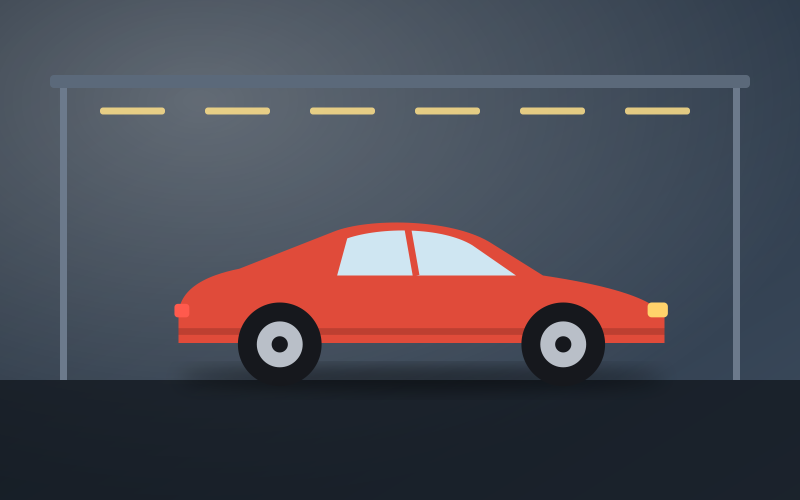
#> input picture themes/ill/_oto_servis1.png, 1600 x 1000 px (shown at 1/2 size)
$ python make_ill.py
#> lines starting #> are read from the running program, lines starting #| are printed output that depends on the picture
#!/usr/bin/env python3
"""Yeni sektörler için özel çizim görseller (SVG -> JPG, 1600x1000). Fotoğraf değil, tutarlı bir düz-çizim dili.
Çalıştır: python3 make_ill.py  -> ../img/<anahtar>.jpg, <anahtar>2.jpg, <anahtar>3.jpg"""
import os, subprocess, random
HERE = os.path.dirname(os.path.abspath(__file__)); OUT = os.path.join(HERE, '..', 'img')
W, H = 1600, 1000

def svg(body, c1, c2, glow='#ffffff'):
    return (f'<svg xmlns="http://www.w3.org/2000/svg" width="{W}" height="{H}" viewBox="0 0 {W} {H}"><defs>'
            f'<linearGradient id="bg" x1="0" y1="0" x2="1" y2="1"><stop offset="0" stop-color="{c1}"/><stop offset="1" stop-color="{c2}"/></linearGradient>'
            f'<radialGradient id="gl" cx=".25" cy=".2" r=".8"><stop offset="0" stop-color="{glow}" stop-opacity=".28"/><stop offset="1" stop-color="{glow}" stop-opacity="0"/></radialGradient>'
            f'<filter id="sh" x="-20%" y="-20%" width="140%" height="160%"><feGaussianBlur stdDeviation="14"/></filter></defs>'
            f'<rect width="{W}" height="{H}" fill="url(#bg)"/><rect width="{W}" height="{H}" fill="url(#gl)"/>{body}</svg>')

def shadow(cx, cy, rx, ry=26, o=.35):
    return f'<ellipse cx="{cx}" cy="{cy}" rx="{rx}" ry="{ry}" fill="#000" opacity="{o}" filter="url(#sh)"/>'

def floor(y, col, o=1):
    return f'<rect y="{y}" width="{W}" height="{H-y}" fill="{col}" opacity="{o}"/>'

def car(x, y, s, body, glass='#cfe6f2', dark='#16181d'):
    # yan görünüm otomobil; (x,y) tekerlek hizası tabanı
    return (f'<g transform="translate({x},{y}) scale({s})">{shadow(380,12,360,18,.45)}'
            f'<path d="M20 -80 C20 -120 60 -140 110 -150 L250 -205 C300 -225 420 -225 480 -190 L560 -140 C640 -128 720 -110 740 -80 L740 -40 L20 -40Z" fill="{body}"/>'
            f'<path d="M270 -195 C320 -212 410 -212 455 -185 L520 -140 L255 -140Z" fill="{glass}"/><path d="M360 -208 L372 -140" stroke="{body}" stroke-width="10"/>'
            f'<rect x="20" y="-62" width="720" height="10" fill="#000" opacity=".16"/>'
            f'<circle cx="170" cy="-38" r="62" fill="{dark}"/><circle cx="170" cy="-38" r="34" fill="#b9bfc8"/><circle cx="170" cy="-38" r="12" fill="{dark}"/>'
            f'<circle cx="590" cy="-38" r="62" fill="{dark}"/><circle cx="590" cy="-38" r="34" fill="#b9bfc8"/><circle cx="590" cy="-38" r="12" fill="{dark}"/>'
            f'<rect x="715" y="-100" width="30" height="22" rx="6" fill="#ffd36b"/><rect x="14" y="-98" width="22" height="20" rx="5" fill="#ff5a4d"/></g>')

def box(x, y, w, h, col, tape=True, sh=True):
    t = f'<rect x="{x+w/2-14}" y="{y}" width="28" height="{h}" fill="#000" opacity=".12"/><rect x="{x}" y="{y}" width="{w}" height="{h*.18}" fill="#000" opacity=".1"/>' if tape else ''
    return (shadow(x+w/2, y+h+6, w*.6, 10, .3) if sh else '') + f'<rect x="{x}" y="{y}" width="{w}" height="{h}" rx="6" fill="{col}"/>{t}'

def wheel(cx, cy, r, tire='#15171c', rim='#c5cbd4', spokes=5):
    sp = ''.join(f'<rect x="{cx-r*.07}" y="{cy-r*.62}" width="{r*.14}" height="{r*.62}" rx="{r*.05}" fill="{rim}" transform="rotate({i*360/spokes} {cx} {cy})"/>' for i in range(spokes))
    return (f'<circle cx="{cx}" cy="{cy}" r="{r}" fill="{tire}"/><circle cx="{cx}" cy="{cy}" r="{r*.72}" fill="#2a2e36"/><circle cx="{cx}" cy="{cy}" r="{r*.66}" fill="{rim}" opacity=".25"/>{sp}'
            f'<circle cx="{cx}" cy="{cy}" r="{r*.16}" fill="{rim}"/>')

def truck(x, y, s, cab, cargo, dark='#16181d'):
    return (f'<g transform="translate({x},{y}) scale({s})">{shadow(430,14,450,18,.45)}'
            f'<rect x="0" y="-330" width="620" height="260" rx="14" fill="{cargo}"/><rect x="0" y="-330" width="620" height="26" fill="#000" opacity=".12"/>'
            f'<path d="M640 -240 L760 -240 C790 -240 800 -222 812 -196 L850 -130 L850 -70 L640 -70Z" fill="{cab}"/><path d="M668 -222 L752 -222 L800 -150 L668 -150Z" fill="#cfe6f2"/>'
            f'<rect x="0" y="-74" width="850" height="22" fill="#000" opacity=".25"/>'
            f'<circle cx="150" cy="-44" r="52" fill="{dark}"/><circle cx="150" cy="-44" r="26" fill="#b9bfc8"/><circle cx="290" cy="-44" r="52" fill="{dark}"/><circle cx="290" cy="-44" r="26" fill="#b9bfc8"/>'
            f'<circle cx="730" cy="-44" r="52" fill="{dark}"/><circle cx="730" cy="-44" r="26" fill="#b9bfc8"/></g>')

def scissors(cx, cy, s, col='#d9dde3', handle='#e6a23c', rot=-25):
    return (f'<g transform="translate({cx},{cy}) rotate({rot}) scale({s})">'
            f'<path d="M-10 -20 L260 -300 L276 -286 L20 4Z" fill="{col}"/><path d="M10 -4 L-260 -300 L-276 -286 L-14 22Z" fill="{col}" opacity=".92"/>'
            f'<circle cx="0" cy="0" r="14" fill="#8b929c"/><ellipse cx="-70" cy="90" rx="62" ry="78" fill="none" stroke="{handle}" stroke-width="26"/>'
            f'<ellipse cx="70" cy="90" rx="62" ry="78" fill="none" stroke="{handle}" stroke-width="26"/></g>')

def mirror(x, y, w, h, frame='#caa469', glass='#e9eef2'):
    return (f'{shadow(x+w/2,y+h+10,w*.55,12,.3)}<rect x="{x-18}" y="{y-18}" width="{w+36}" height="{h+36}" rx="{w/2+18}" fill="{frame}"/>'
            f'<rect x="{x}" y="{y}" width="{w}" height="{h}" rx="{w/2}" fill="{glass}"/><path d="M{x+w*.2} {y+h*.8} L{x+w*.55} {y+h*.15}" stroke="#fff" stroke-width="22" opacity=".55" stroke-linecap="round"/>')

def roll(x, y, w, r, col, dark):
    return (f'{shadow(x+w/2, y+r*2+8, w*.6, 12, .3)}<rect x="{x}" y="{y}" width="{w}" height="{r*2}" rx="{r}" fill="{col}"/>'
            f'<ellipse cx="{x+w}" cy="{y+r}" rx="{r*.45}" ry="{r}" fill="{dark}"/><ellipse cx="{x+w}" cy="{y+r}" rx="{r*.16}" ry="{r*.36}" fill="#e8dcc6"/>'
            + ''.join(f'<path d="M{x+i*w/7} {y+4} L{x+i*w/7+12} {y+r*2-4}" stroke="#fff" stroke-width="3" opacity=".12"/>' for i in range(1, 7)))

def bag(x, y, w, h, col, handle='#222'):
    return (f'{shadow(x+w/2,y+h+8,w*.6,12,.3)}<path d="M{x+w*.28} {y+h*.12} C{x+w*.28} {y-h*.1} {x+w*.72} {y-h*.1} {x+w*.72} {y+h*.12}" fill="none" stroke="{handle}" stroke-width="12" stroke-linecap="round"/>'
            f'<path d="M{x} {y+h*.1} L{x+w} {y+h*.1} L{x+w*.94} {y+h} L{x+w*.06} {y+h}Z" fill="{col}"/><rect x="{x}" y="{y+h*.1}" width="{w}" height="{h*.1}" fill="#000" opacity=".1"/>')

def spray(x, y, s, body, cap):
    return (f'<g transform="translate({x},{y}) scale({s})">{shadow(80,320,110,14,.3)}<rect x="10" y="90" width="140" height="230" rx="28" fill="{body}" opacity=".92"/>'
            f'<rect x="30" y="170" width="100" height="90" rx="8" fill="#fff" opacity=".85"/><rect x="45" y="190" width="70" height="10" rx="4" fill="{cap}"/><rect x="45" y="212" width="50" height="8" rx="4" fill="#9aa4ae"/>'
            f'<rect x="50" y="60" width="60" height="40" fill="{cap}"/><path d="M50 60 L50 30 L150 30 L150 52 L110 52 L110 60Z" fill="{cap}"/></g>')

def bubbles(seed, n, x0, x1, y0, y1, col='#fff'):
    r = random.Random(seed); out = ''
    for _ in range(n):
        x, y, rr = r.uniform(x0, x1), r.uniform(y0, y1), r.uniform(10, 46)
        out += f'<circle cx="{x:.0f}" cy="{y:.0f}" r="{rr:.0f}" fill="{col}" opacity=".16"/><circle cx="{x-rr*.3:.0f}" cy="{y-rr*.3:.0f}" r="{rr*.22:.0f}" fill="#fff" opacity=".5"/>'
    return out

def leaf(x, y, s, rot, col):
    return f'<path transform="translate({x},{y}) rotate({rot}) scale({s})" d="M0 0 C60 -60 140 -50 190 0 C140 50 60 60 0 0Z" fill="{col}"/>'

def stones(x, y, col):
    return ''.join(f'{shadow(x+ox, y+oy+34, 90*k, 10, .3)}<ellipse cx="{x+ox}" cy="{y+oy}" rx="{90*k}" ry="{38*k}" fill="{col}"/><ellipse cx="{x+ox-10}" cy="{y+oy-8}" rx="{60*k}" ry="{18*k}" fill="#fff" opacity=".14"/>' for ox, oy, k in ((0, 0, 1.2), (20, -64, 1.0), (10, -118, .78)))

def cone(x, y, s):
    return (f'<g transform="translate({x},{y}) scale({s})">{shadow(70,0,95,10,.35)}<path d="M25 0 L115 0 L88 -190 L52 -190Z" fill="#ff7a1a"/><rect x="0" y="-8" width="140" height="18" rx="6" fill="#d95f0a"/>'
            f'<path d="M62 -120 L78 -120 L82 -90 L58 -90Z" fill="#fff"/><path d="M69 -170 L81 -170 L84 -140 L56 -140Z" fill="#fff"/></g>')

def phone(x, y, w, h, tiles):
    t = ''.join(f'<rect x="{x+22+(i%2)*(w/2-14)}" y="{y+90+(i//2)*(w/2+8)}" width="{w/2-30}" height="{w/2-14}" rx="12" fill="{c}"/>' for i, c in enumerate(tiles))
    return (f'{shadow(x+w/2,y+h+6,w*.55,12,.35)}<rect x="{x}" y="{y}" width="{w}" height="{h}" rx="44" fill="#14161b"/><rect x="{x+10}" y="{y+10}" width="{w-20}" height="{h-20}" rx="36" fill="#f6f4ef"/>'
            f'<rect x="{x+22}" y="{y+34}" width="{w-44}" height="34" rx="17" fill="#e6e2d8"/>{t}')

def hanger(x, y, col):
    return f'<g transform="translate({x},{y})"><path d="M0 0 L0 -26 C0 -52 36 -52 36 -30" fill="none" stroke="#222" stroke-width="6" stroke-linecap="round"/><path d="M0 0 L-90 62 L90 62Z" fill="{col}" opacity=".95"/></g>'

def sewing(x, y, s, body):
    return (f'<g transform="translate({x},{y}) scale({s})">{shadow(250,300,300,16,.35)}<path d="M20 300 L20 240 L60 240 L60 120 C60 70 100 40 150 40 L440 40 L440 110 L330 110 L330 240 L480 240 L480 300Z" fill="{body}"/>'
            f'<rect x="330" y="110" width="26" height="130" fill="#b9bfc8"/><circle cx="130" cy="130" r="42" fill="#0000001a"/><circle cx="130" cy="130" r="26" fill="#d6dae0"/><rect x="40" y="280" width="450" height="20" fill="#000" opacity=".2"/></g>')

def sofa(x, y, w, col):
    return (f'{shadow(x+w/2,y+150,w*.55,12,.3)}<rect x="{x}" y="{y}" width="{w}" height="120" rx="26" fill="{col}"/><rect x="{x-24}" y="{y+40}" width="60" height="110" rx="22" fill="{col}"/><rect x="{x+w-36}" y="{y+40}" width="60" height="110" rx="22" fill="{col}"/>'
            f'<rect x="{x+30}" y="{y+30}" width="{w/2-40}" height="90" rx="16" fill="#fff" opacity=".14"/><rect x="{x+w/2+10}" y="{y+30}" width="{w/2-40}" height="90" rx="16" fill="#fff" opacity=".14"/>')

# ---- sahneler: (renk1, renk2, gövde)
def scenes():
    S = {}
    # OTO SERVİS
    S['oto_servis'] = [
        ('#1f2a37', '#3b4a5c', floor(760, '#10151c', .75) + '<rect x="120" y="170" width="14" height="590" fill="#6c7a8c"/><rect x="1466" y="170" width="14" height="590" fill="#6c7a8c"/><rect x="100" y="150" width="1400" height="26" rx="8" fill="#5b697a"/>' + ''.join(f'<rect x="{200+i*210}" y="215" width="130" height="14" rx="6" fill="#ffe08a" opacity=".85"/>' for i in range(6)) + car(330, 740, 1.35, '#e04b3a')),
        ('#27323f', '#44566b', floor(780, '#0f141b', .7) + wheel(800, 470, 330) + '<circle cx="800" cy="470" r="370" fill="none" stroke="#fff" stroke-width="3" opacity=".12"/>' + f'<rect x="1180" y="330" width="260" height="20" rx="10" fill="#e8b73c" transform="rotate(-24 1180 330)"/><circle cx="1196" cy="330" r="34" fill="none" stroke="#e8b73c" stroke-width="20"/>'),
        ('#2c3a4a', '#566a80', floor(800, '#0e1218', .6) + '<rect x="200" y="120" width="1200" height="520" rx="24" fill="#18202a"/>' + ''.join(f'<rect x="{240+i*290}" y="160" width="250" height="200" rx="14" fill="#223041"/><circle cx="{365+i*290}" cy="260" r="70" fill="none" stroke="#7fd1ae" stroke-width="12" stroke-dasharray="{200-i*40} 600"/>' for i in range(4)) + '<rect x="240" y="410" width="1120" height="190" rx="14" fill="#223041"/>' + ''.join(f'<rect x="{280+i*66}" y="{560-(40+((i*37)%110))}" width="40" height="{40+((i*37)%110)}" rx="6" fill="#e04b3a" opacity=".85"/>' for i in range(16))),
    ]
    S['oto_cekici'] = [
        ('#2b1f3a', '#e0763a', floor(790, '#15121c', .95) + '<rect y="905" width="1600" height="14" fill="#f2c23c" opacity=".8" />' + truck(220, 800, 1.3, '#f2b632', '#2f3945') + car(330, 520, .7, '#d9453a')),
        ('#1c2b3d', '#3d5876', floor(800, '#10141b', .95) + cone(260, 800, 2.2) + cone(1180, 800, 2.4) + '<rect x="140" y="860" width="1320" height="16" fill="#ff7a1a" opacity=".5"/>' + car(520, 720, .9, '#e8e8ea')),
        ('#14202e', '#5e3c2a', floor(780, '#0e1015', .95) + ''.join(f'<rect x="{80+i*260}" y="880" width="150" height="14" rx="7" fill="#f2c23c" opacity=".85"/>' for i in range(6)) + truck(420, 760, 1.5, '#e9573f', '#2f3945') + '<circle cx="1260" cy="260" r="110" fill="#ffd28a" opacity=".5"/>'),
    ]
    S['kuafor'] = [
        ('#3b2a2a', '#7a5a4a', floor(820, '#2a1d1d', .6) + mirror(180, 120, 520, 620) + mirror(900, 120, 520, 620) + f'<rect x="120" y="740" width="1400" height="40" rx="10" fill="#caa469"/>' + ''.join(f'<rect x="{200+i*120}" y="{660 if i%2 else 640}" width="46" height="{100 if i%2 else 120}" rx="10" fill="{c}"/>' for i, c in enumerate(('#e6b8a2', '#9db4a8', '#c97a6d', '#e8d4a8', '#8f6f61', '#d98c5f')))),
        ('#233036', '#4c6a68', scissors(800, 520, 1.5) + f'<rect x="1100" y="640" width="360" height="40" rx="8" fill="#1b2326"/>' + ''.join(f'<rect x="{1110+i*20}" y="{680}" width="8" height="{60+(i%3)*10}" fill="#1b2326"/>' for i in range(16))),
        ('#5a4036', '#c9a37a', floor(840, '#3a2a22', .7) + shadow(780, 760, 520, 22, .3) + '<path d="M300 380 C300 270 420 230 560 230 L880 230 C980 230 1040 300 1040 380 C1040 470 980 520 880 520 L560 520 C420 520 300 480 300 380Z" fill="#2a2e34"/><rect x="1020" y="300" width="150" height="160" rx="26" fill="#1d2025"/><rect x="560" y="500" width="150" height="250" rx="30" fill="#2a2e34" transform="rotate(-8 635 625)"/><circle cx="560" cy="380" r="86" fill="#caa469"/><circle cx="560" cy="380" r="48" fill="#2a2e34"/>' + ''.join(f'<rect x="{1190+i*18}" y="{320+i*4}" width="10" height="120" rx="5" fill="#caa469" opacity=".8"/>' for i in range(6))),
    ]
    S['nakliye'] = [
        ('#1f3a5c', '#e8a33c', floor(790, '#20252d', .95) + '<rect y="905" width="1600" height="12" fill="#fff" opacity=".35"/>' + truck(250, 800, 1.45, '#e8a33c', '#f4f1ea')),
        ('#2a3d52', '#6c8aa8', floor(800, '#2b2f36', .9) + box(240, 560, 300, 240, '#c99a5c') + box(540, 520, 340, 280, '#d6aa6c') + box(880, 580, 260, 220, '#b9894e') + box(300, 380, 220, 180, '#d6aa6c') + box(580, 280, 260, 240, '#c99a5c') + box(1180, 620, 220, 180, '#d6aa6c')),
        ('#3a2f2a', '#8a6a52', floor(790, '#241d19', .85) + sofa(360, 560, 560, '#6d8da6') + box(1020, 560, 280, 230, '#c99a5c') + box(1100, 400, 200, 160, '#d6aa6c') + '<rect x="1360" y="300" width="14" height="500" fill="#bda27c"/>'),
    ]
    S['tekstil'] = [
        ('#3a2c4a', '#b4658a', floor(800, '#2a2030', .8) + roll(200, 520, 560, 96, '#e0b84a', '#b8902a') + roll(260, 330, 520, 90, '#3f7d9a', '#2a5c75') + roll(840, 560, 520, 96, '#c0453a', '#8f2f27') + roll(900, 370, 480, 90, '#7a9a5a', '#58763c')),
        ('#2b3a45', '#8aa4b3', floor(800, '#1f2a33', .7) + sewing(380, 200, 2.0, '#e6e2d8') + '<path d="M1160 700 C1250 640 1340 660 1420 700" stroke="#e0b84a" stroke-width="8" fill="none"/>'),
        ('#2e2f3e', '#7d8fb0', '<rect x="200" y="200" width="1200" height="12" rx="6" fill="#d6dae0"/>' + ''.join(hanger(300 + i * 200, 200, c) for i, c in enumerate(('#c0453a', '#3f7d9a', '#e0b84a', '#7a9a5a', '#e8e2d4', '#8f6fb0', '#e07a5a'))) + floor(800, '#1d1f2c', .7)),
    ]
    S['eticaret'] = [
        ('#233a5c', '#f08a4b', floor(800, '#1b2433', .8) + bag(260, 380, 360, 420, '#f08a4b') + bag(640, 300, 320, 500, '#ffffff') + bag(1000, 420, 340, 380, '#2f6f73') + box(1260, 560, 220, 240, '#c99a5c')),
        ('#2a3550', '#6a82b0', phone(560, 100, 480, 800, ['#f08a4b', '#2f6f73', '#c0453a', '#e0b84a', '#7a9a5a', '#8f6fb0']) + bubbles(3, 8, 100, 1500, 100, 900, '#fff')),
        ('#3a3328', '#a89870', floor(790, '#2c261d', .9) + box(300, 520, 520, 270, '#c99a5c') + box(880, 440, 380, 350, '#d6aa6c') + '<rect x="300" y="520" width="520" height="30" fill="#000" opacity=".14"/><rect x="320" y="640" width="140" height="90" rx="6" fill="#fff"/><rect x="334" y="656" width="100" height="8" fill="#555"/><rect x="334" y="676" width="70" height="8" fill="#999"/>'),
    ]
    S['temizlik'] = [
        ('#1f5a6e', '#7fd0cc', bubbles(5, 22, 80, 1520, 80, 880, '#ffffff') + spray(560, 300, 2.4, '#4aa7c9', '#2f6f73') + floor(900, '#1a4a5a', .5)),
        ('#2a6b6a', '#a8dcc2', floor(800, '#1d4d4d', .6) + '<path d="M400 780 L470 460 L930 460 L1000 780Z" fill="#e8b73c"/><rect x="400" y="440" width="600" height="40" rx="12" fill="#c9951f"/><rect x="1020" y="140" width="22" height="650" rx="10" fill="#8b6a3a"/>' + ''.join(f'<rect x="{960+i*22}" y="{700}" width="14" height="110" rx="6" fill="#e8e2d4"/>' for i in range(8)) + bubbles(8, 12, 400, 1000, 380, 700, '#fff')),
        ('#31576b', '#a7c8d8', '<rect x="260" y="120" width="1080" height="700" rx="14" fill="#cfe6f2" opacity=".55"/><rect x="800" y="120" width="14" height="700" fill="#eaf3f8"/><rect x="260" y="470" width="1080" height="14" fill="#eaf3f8"/>' + ''.join(f'<path transform="translate({x},{y}) scale({s})" d="M0 -40 L10 -10 L40 0 L10 10 L0 40 L-10 10 L-40 0 L-10 -10Z" fill="#fff" opacity=".9"/>' for x, y, s in ((520, 300, 2.4), (1120, 640, 3), (980, 250, 1.6), (380, 640, 1.8)))),
    ]
    S['guzellik'] = [
        ('#4a3a3a', '#d9b8a0', floor(820, '#34282a', .6) + stones(700, 720, '#8a7a72') + leaf(840, 560, 2.2, -60, '#6d8f6a') + leaf(870, 600, 2.4, -20, '#7aa07a') + leaf(780, 640, 2, -120, '#58795a') + '<circle cx="1180" cy="300" r="140" fill="#f4d9c6" opacity=".7"/>'),
        ('#3d3140', '#c797a8', ''.join(f'<rect x="{360+i*130}" y="{240+(i%3)*40}" width="34" height="{360-(i%3)*40}" rx="14" fill="#d6b88a"/><ellipse cx="{377+i*130}" cy="{230+(i%3)*40}" rx="40" ry="70" fill="{c}"/>' for i, c in enumerate(('#2a2a2e', '#c97a8f', '#e8c4a8', '#8f6f61', '#2a2a2e', '#d98c8f', '#e8d4a8'))) + floor(820, '#2e2433', .6)),
        ('#2f3a38', '#a5c4b8', leaf(300, 700, 3, -70, '#5e8a6a') + leaf(500, 760, 2.6, -40, '#7aa88a') + leaf(1000, 740, 3, -140, '#4a7a5e') + leaf(1180, 700, 2.4, -110, '#7aa88a') + '<path d="M800 220 C940 220 1010 330 1010 460 C1010 620 900 700 800 700 C700 700 590 620 590 460 C590 330 660 220 800 220Z" fill="#f0d6c4" opacity=".92"/><path d="M700 430 Q740 410 770 430 M830 430 Q860 410 900 430" stroke="#6b4a40" stroke-width="10" fill="none" stroke-linecap="round"/><path d="M740 560 Q800 610 860 560" stroke="#c9707a" stroke-width="14" fill="none" stroke-linecap="round"/>'),
    ]
    return S

def render(name, idx, c1, c2, body):
    from PIL import Image
    f = os.path.join(HERE, f'_{name}{idx}.svg'); open(f, 'w').write(svg(body, c1, c2))
    png = f.replace('.svg', '.png'); subprocess.run(['rsvg-convert', '-w', str(W), '-h', str(H), '-o', png, f], check=True)
    im = Image.open(png).convert('RGB')
    # hafif doku (düz vektör görünümünü kırar)
    import numpy as np
    a = np.asarray(im).astype('int16'); rng = np.random.default_rng(idx + len(name)); a += rng.integers(-5, 6, a.shape[:2])[..., None]
    Image.fromarray(a.clip(0, 255).astype('uint8')).resize((1280, 800)).save(os.path.join(OUT, f'{name}{"" if idx == 1 else idx}.jpg'), quality=82, optimize=True)
    os.remove(f); os.remove(png)

def svg_for(name):
    """'oto_servis' / 'oto_servis2' -> SVG metni (PIL gerektirmez; sunucuda tema üretiminde kullanılır)."""
    import re as _r
    m = _r.match(r'^(.*?)([23]?)$', name); key, n = m.group(1), int(m.group(2) or 1)
    c1, c2, body = scenes()[key][n - 1]
    return svg(body, c1, c2)


if __name__ == '__main__':
    for name, lst in scenes().items():
        for i, (c1, c2, body) in enumerate(lst, 1):
            render(name, i, c1, c2, body)
#> in render, im is the input picture: PIL image 1600x1000 RGB; mean R, G, B 75.4, 73.2, 82.2
#> in render, `Image.fromarray(a.clip(0, 255).astype('uint8')).resize((1280, 800)).sa..`:
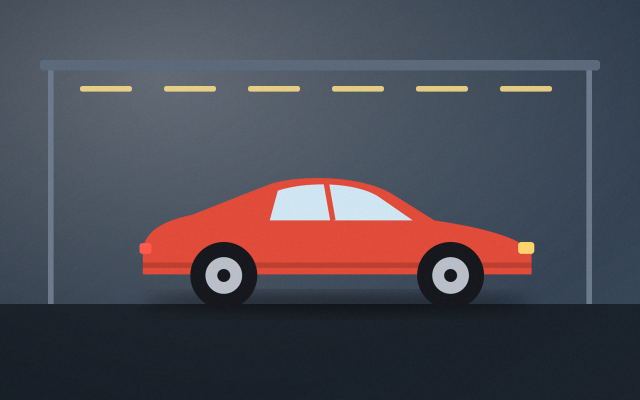
#> saved as oto_servis.jpg: PIL image 1280x800 RGB (shown at 1/2 size); mean R, G, B 75.4, 73.2, 82.2
#> pass 2 of the loop `for name, lst in scenes().items():`:
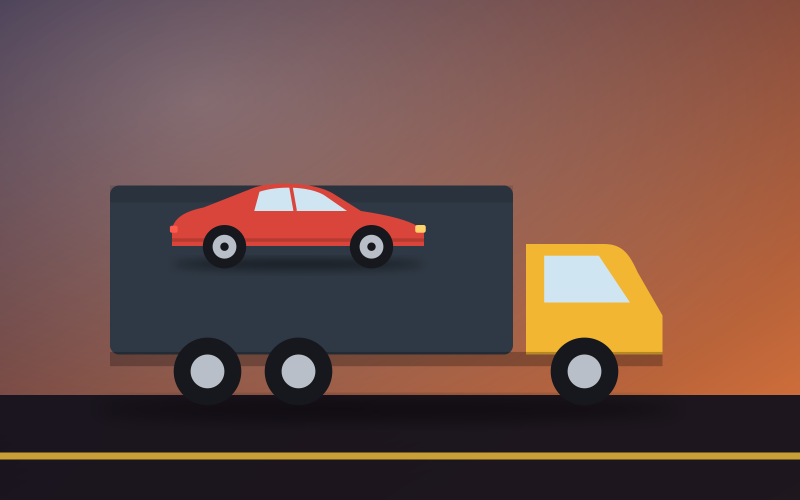
#> input picture themes/ill/_oto_cekici1.png, 1600 x 1000 px (shown at 1/2 size)
#> in render, im is the input picture: PIL image 1600x1000 RGB; mean R, G, B 107.6, 76.9, 70.1
#> in render (call 4), `Image.fromarray(a.clip(0, 255).astype('uint8')).resize((1280, 800)).sa..`:
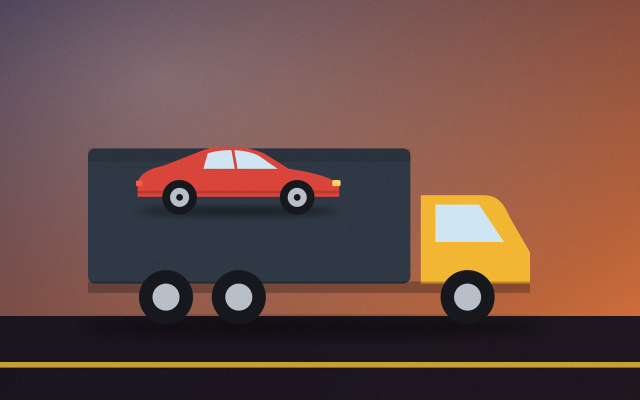
#> saved as oto_cekici.jpg: PIL image 1280x800 RGB (shown at 1/2 size); mean R, G, B 107.6, 76.9, 70.1
    print('tamam', sorted(f for f in os.listdir(OUT) if f.startswith(('oto', 'kuafor', 'nakliye', 'tekstil', 'eticaret', 'temizlik', 'guzellik'))))
